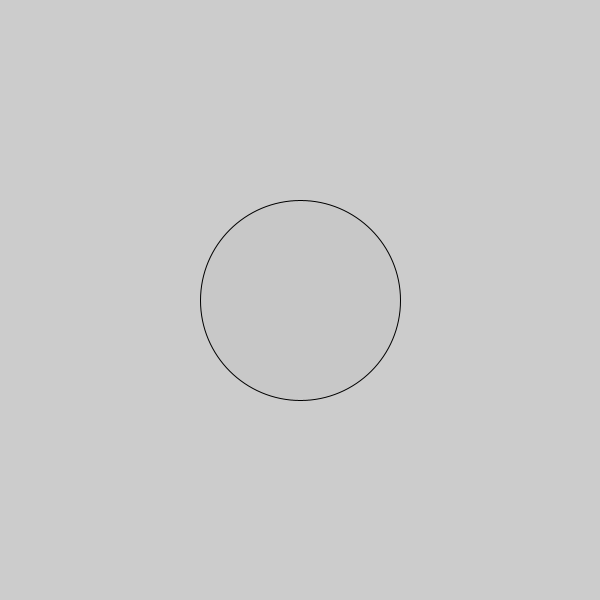
Frame 1 (no input)
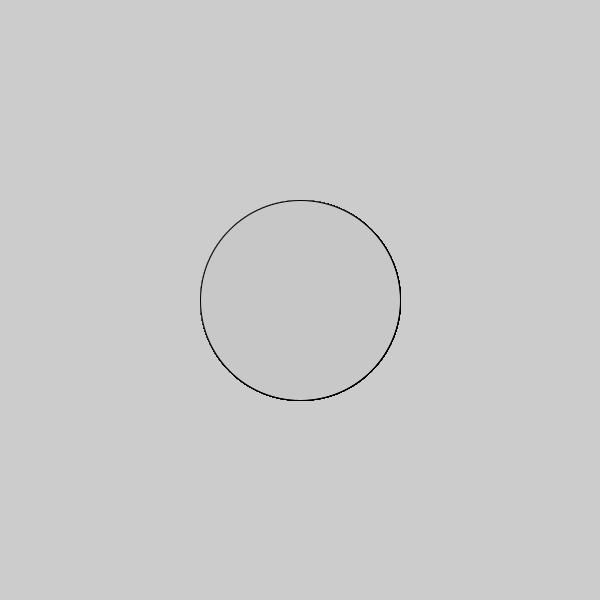
Frame 60 (the mouse pressed at the canvas centre just before this capture)
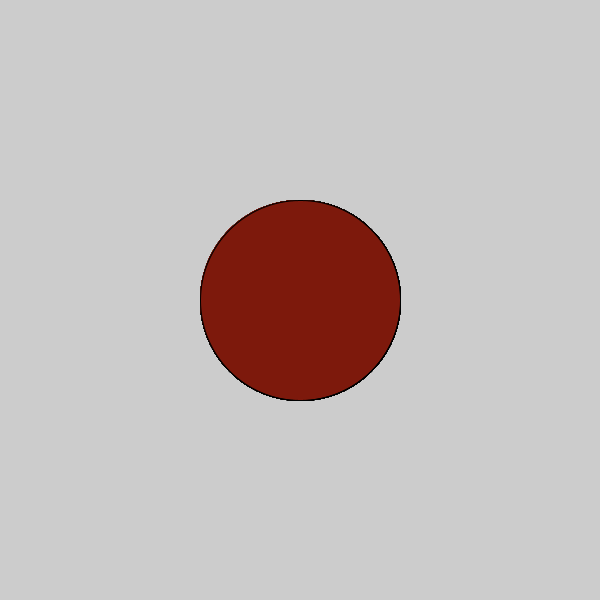
Frame 120 (the mouse held since frame 60 and released just before this capture)

The Processing sketch that drew these frames (run headless with seeded random() and noise(); from frame 60 on, the mouse is pressed at the canvas centre):

// Processing sketch: LogicalDot
// ── LogicalDot.pde
void setup(){
  size(600,600);
}
void draw() {
  if(mousePressed){
    fill(125,25,12);
  }else{
    fill(200,200,200);
  }
  ellipse(300,300,200,200);
}
